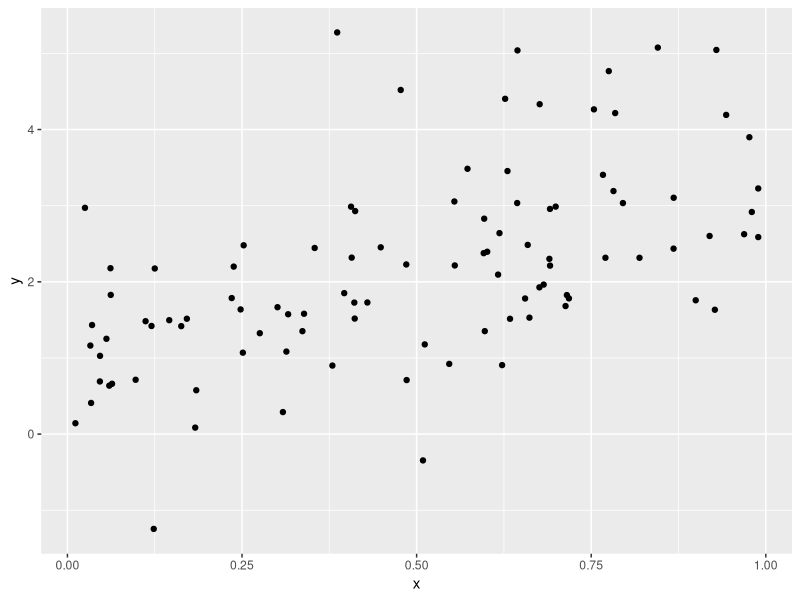

This chart was generated by the following R code:
## ---- chunk 1
library(tidyverse)
plot_df=
  tibble(
    x = runif(100),
    y = 1+2*x+rnorm(100)
  )

plot_df |> 
  ggplot(aes(x = x, y = y))+geom_point()
  
